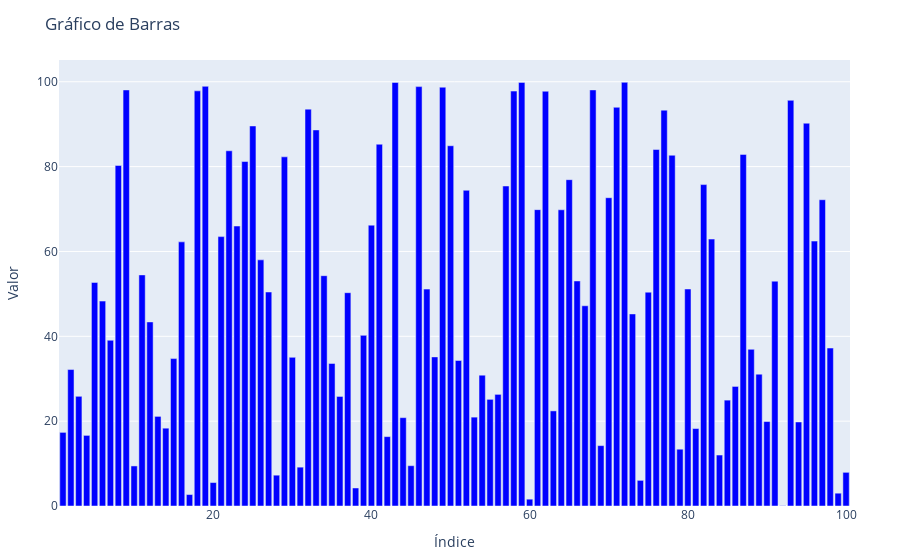

This figure's notebook cell:
### Markdown cell above
## 2. Gráfico de Barras
El gráfico de barras ilustra cómo los datos estructurados se pueden representar fácilmente, lo que es relevante en el contexto de Big Data, donde la tipología y clasificación de los datos es crucial para su análisis.

### Code cell
# Gráfico de Barras
bar_plot = bar(x=x, y=y1, marker_color="blue", name="Valores Aleatorios")
bar_layout = Layout(title="Gráfico de Barras", xaxis_title="Índice", yaxis_title="Valor")
display(Plot(bar_plot, bar_layout))

### Figure 1 — Plotly figure (JSON) as saved in the notebook; plotly's stock layout.template omitted (floating-point values rounded to 4 significant figures)
{"data": [{"marker": {"color": "blue"}, "name": "Valores Aleatorios", "type": "bar", "x": [1, 2, 3, 4, 5, 6, 7, 8, 9, 10, 11, 12, 13, 14, 15, 16, 17, 18, 19, 20, 21, 22, 23, 24, 25, 26, 27, 28, 29, 30, 31, 32, 33, 34, 35, 36, 37, 38, 39, 40, 41, 42, 43, 44, 45, 46, 47, 48, 49, 50, 51, 52, 53, 54, 55, 56, 57, 58, 59, 60, 61, 62, 63, 64, 65, 66, 67, 68, 69, 70, 71, 72, 73, 74, 75, 76, 77, 78, 79, 80, 81, 82, 83, 84, 85, 86, 87, 88, 89, 90, 91, 92, 93, 94, 95, 96, 97, 98, 99, 100], "y": [17.36, 32.17, 25.86, 16.64, 52.7, 48.3, 39.07, 80.28, 98.08, 9.443, 54.48, 43.39, 21.12, 18.34, 34.75, 62.26, 2.698, 97.86, 98.93, 5.53, 63.5, 83.73, 66.0, 81.2, 89.58, 58.02, 50.44, 7.266, 82.31, 35.04, 9.159, 93.55, 88.65, 54.29, 33.61, 25.83, 50.28, 4.248, 40.22, 66.2, 85.28, 16.35, 99.83, 20.83, 9.502, 98.86, 51.13, 35.15, 98.72, 84.92, 34.3, 74.42, 20.95, 30.85, 25.14, 26.31, 75.43, 97.81, 99.85, 1.61, 69.86, 97.77, 22.42, 69.82, 76.93, 53.05, 47.2, 98.08, 14.24, 72.67, 93.99, 99.88, 45.28, 6.044, 50.4, 84.03, 93.32, 82.68, 13.39, 51.15, 18.26, 75.76, 62.92, 12.02, 24.96, 28.19, 82.88, 36.93, 31.08, 19.91, 53.0, 0.07153, 95.63, 19.81, 90.23, 62.44, 72.2, 37.23, 3.019, 7.933]}], "layout": {"margin": {"b": 50, "l": 50, "r": 50, "t": 60}, "title": "Gráfico de Barras", "xaxis": {"title": {"text": "Índice"}}, "yaxis": {"title": {"text": "Valor"}}}}
